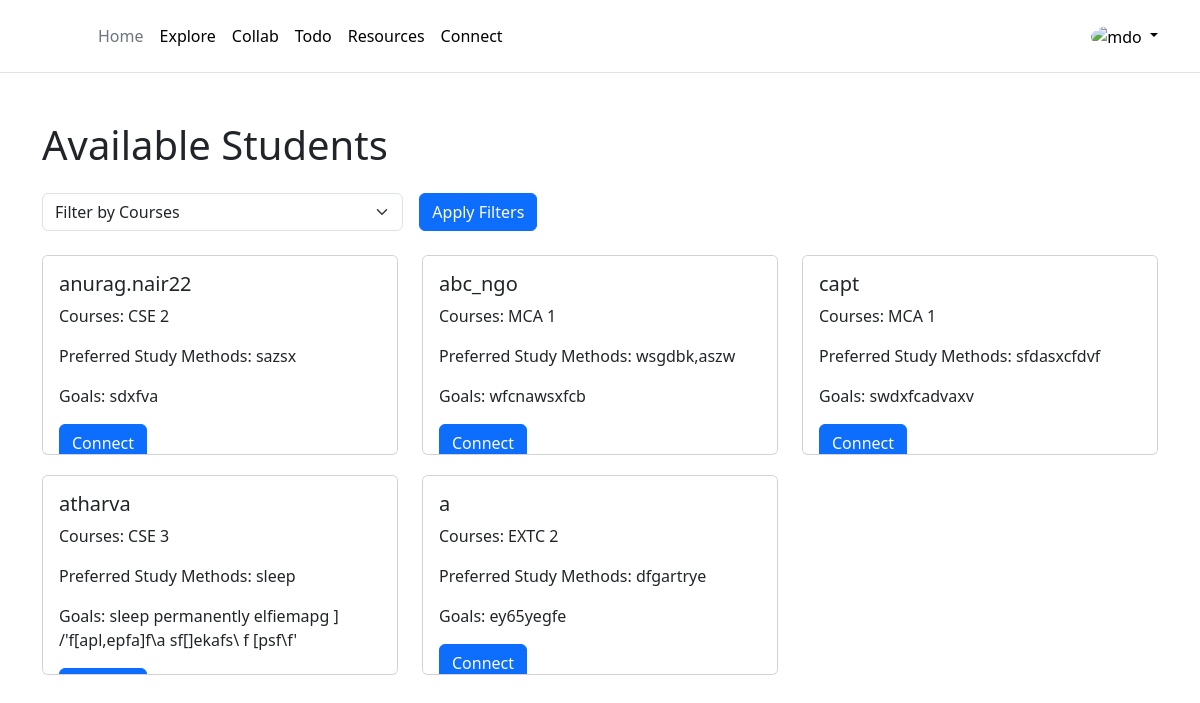
/connect/ (signed in), run on the app's committed database.
### accounts/models.py (models this page shows, shortened)
class UserProfile(models.Model):
    user = models.OneToOneField(User, on_delete=models.CASCADE)
    uuid=models.UUIDField(primary_key=True, default=uuid.uuid4, editable=False)
    DEPARTMENT_YEAR_CHOICES = [
        (department + ' ' + year, department + ' ' + year)
        for department in DEPARTMENT_CHOICES
        for year in YEAR_CHOICES
        if not (department == 'MCA' and (year == '3' or year == '4'))
    ]
    courses = models.CharField(max_length=6, choices=DEPARTMENT_YEAR_CHOICES)
    preferred_study_methods = models.TextField(blank=True)
    goals = models.TextField(blank=True)
    friends = models.ManyToManyField(User, related_name='friends', blank=True)

### connections/views.py (the view)
# urls.py: path('connect/', include('connections.urls')),
def connect(request):
    students = UserProfile.objects.exclude(user=request.user)
    courses = request.GET.get('courses')
    if courses:
        students = students.filter(courses=courses)
    DEPARTMENT_YEAR_CHOICES = UserProfile.DEPARTMENT_YEAR_CHOICES  # Retrieve choices
    context = {
        'students': students,
        'DEPARTMENT_YEAR_CHOICES': DEPARTMENT_YEAR_CHOICES,  # Pass choices to template
    }
    return render(request, 'connect/connect.html', context)

### frontend/templates/connect/connect.html (shortened to what this page needs)
{% extends 'base/base.html' %}
{% load static %}
{% block content %}
<div class="container mt-5">
    <h1 class="mb-4">Available Students</h1>
    <div class="mb-4">
        <form action="" method="get" class="row g-3">
            <div class="col-md-4">
                <select class="form-select" name="courses">
                    <option value="" selected>Filter by Courses</option>
                </select>
            </div>
            <div class="col-md-4">
                <button type="submit" class="btn btn-primary">Apply Filters</button>
            </div>
        </form>
    </div>
    <div class="row">
        {% for student in students %}
            <div class="col-md-4">
                <div class="card student-card">
                    <div class="card-body">
                        <h5 class="card-title">{{ student.user.username }}</h5>
                        <p class="card-text">Courses: {{ student.courses }}</p>
                        <p class="card-text">Preferred Study Methods: {{ student.preferred_study_methods }}</p>
                        <p class="card-text">Goals: {{ student.goals }}</p>
                        <a href="{% url 'connections:send_friend_request' student.user.id %}" class="btn btn-primary">Connect</a>
                    </div>
                </div>
            </div>
        {% empty %}
        <div class="col">
            <p>No students found.</p>
        </div>
        {% endfor %}
    </div>
</div>
{% endblock %}

### frontend/templates/connect/connect.html (style rules this page uses)
.student-card { margin-bottom: 20px; height: 200px; overflow-y: auto; }
.card-body { height: 100%; }

### data on the page
UserProfile: user.username "anurag.nair22", courses "CSE 2", preferred_study_methods "sazsx", goals "sdxfva"
UserProfile: user.username "abc_ngo", courses "MCA 1", preferred_study_methods "wsgdbk,aszw", goals "wfcnawsxfcb"
UserProfile: user.username "capt", courses "MCA 1", preferred_study_methods "sfdasxcfdvf", goals "swdxfcadvaxv"
UserProfile: user.username "atharva", courses "CSE 3", preferred_study_methods "sleep", goals "sleep permanently elfiemapg ] /'f[apl,epfa]f\\a sf[]ekafs\\ f [psf\\f'"
UserProfile: user.username "a", courses "EXTC 2", preferred_study_methods "dfgartrye", goals "ey65yegfe"
